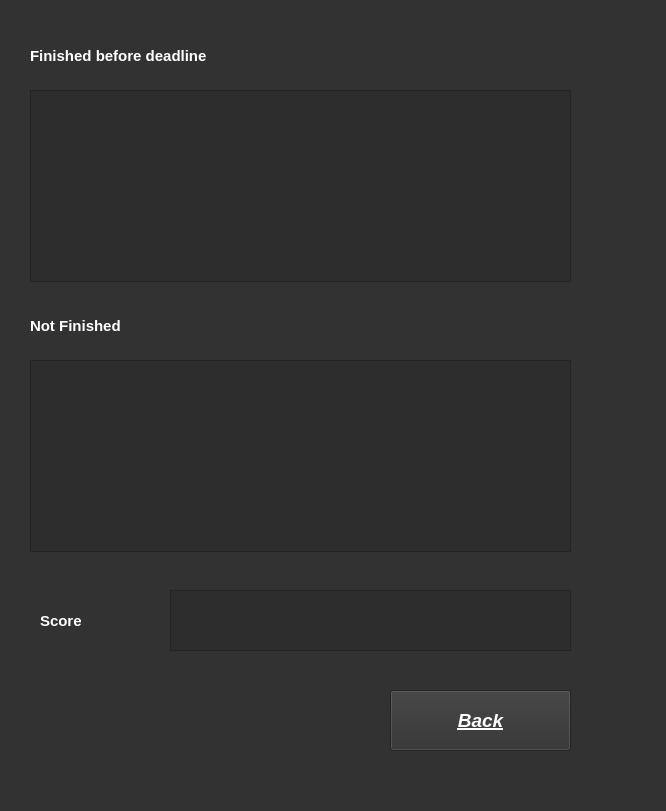
<?xml version="1.0" encoding="UTF-8"?>
<ui version="4.0">
 <class>Form</class>
 <widget class="QWidget" name="Form">
  <property name="geometry">
   <rect>
    <x>0</x>
    <y>0</y>
    <width>666</width>
    <height>811</height>
   </rect>
  </property>
  <property name="windowTitle">
   <string>Form</string>
  </property>
  <property name="styleSheet">
   <string notr="true">background-color: rgb(50, 50, 50);


</string>
  </property>
  <widget class="QLabel" name="label_11">
   <property name="geometry">
    <rect>
     <x>30</x>
     <y>40</y>
     <width>251</width>
     <height>31</height>
    </rect>
   </property>
   <property name="font">
    <font>
     <pointsize>11</pointsize>
     <weight>75</weight>
     <bold>true</bold>
    </font>
   </property>
   <property name="styleSheet">
    <string notr="true">color:rgb(255, 255, 255);</string>
   </property>
   <property name="text">
    <string>Finished before deadline </string>
   </property>
  </widget>
  <widget class="QTableView" name="tableView">
   <property name="geometry">
    <rect>
     <x>30</x>
     <y>90</y>
     <width>541</width>
     <height>192</height>
    </rect>
   </property>
   <property name="styleSheet">
    <string notr="true">background-color: rgb(45, 45, 45);
font: 75 11pt &quot;MS Shell Dlg 2&quot;;
color:#FFF;
</string>
   </property>
  </widget>
  <widget class="QTableView" name="tableView_2">
   <property name="geometry">
    <rect>
     <x>30</x>
     <y>360</y>
     <width>541</width>
     <height>192</height>
    </rect>
   </property>
   <property name="styleSheet">
    <string notr="true">background-color: rgb(45, 45, 45);
font: 75 11pt &quot;MS Shell Dlg 2&quot;;
color:#FFF;

</string>
   </property>
  </widget>
  <widget class="QLabel" name="label_12">
   <property name="geometry">
    <rect>
     <x>30</x>
     <y>310</y>
     <width>251</width>
     <height>31</height>
    </rect>
   </property>
   <property name="font">
    <font>
     <pointsize>11</pointsize>
     <weight>75</weight>
     <bold>true</bold>
    </font>
   </property>
   <property name="styleSheet">
    <string notr="true">color:rgb(255, 255, 255);</string>
   </property>
   <property name="text">
    <string>Not Finished</string>
   </property>
  </widget>
  <widget class="QLabel" name="label_17">
   <property name="geometry">
    <rect>
     <x>40</x>
     <y>590</y>
     <width>111</width>
     <height>61</height>
    </rect>
   </property>
   <property name="font">
    <font>
     <pointsize>11</pointsize>
     <weight>75</weight>
     <bold>true</bold>
    </font>
   </property>
   <property name="styleSheet">
    <string notr="true">color:rgb(255, 255, 255);</string>
   </property>
   <property name="text">
    <string>Score</string>
   </property>
  </widget>
  <widget class="QTextBrowser" name="textBrowser">
   <property name="geometry">
    <rect>
     <x>170</x>
     <y>590</y>
     <width>401</width>
     <height>61</height>
    </rect>
   </property>
   <property name="styleSheet">
    <string notr="true">background-color: rgb(45, 45, 45);
font: 75 11pt &quot;MS Shell Dlg 2&quot;;
color:#FFF;

</string>
   </property>
  </widget>
  <widget class="QPushButton" name="finish_Button">
   <property name="geometry">
    <rect>
     <x>390</x>
     <y>690</y>
     <width>181</width>
     <height>61</height>
    </rect>
   </property>
   <property name="font">
    <font>
     <pointsize>14</pointsize>
     <weight>75</weight>
     <italic>true</italic>
     <bold>true</bold>
     <underline>true</underline>
    </font>
   </property>
   <property name="styleSheet">
    <string notr="true">color: rgb(255, 255, 255);
selection-color: rgb(255, 255, 255);
border-color: rgb(255, 255, 255);</string>
   </property>
   <property name="text">
    <string>Back</string>
   </property>
  </widget>
 </widget>
 <resources/>
 <connections/>
</ui>
